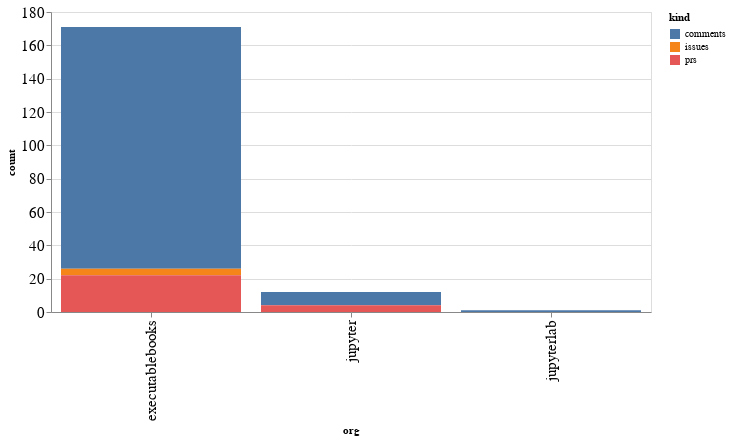

Notebook code for this chart:
### Code cell
alt.Chart(org_summaries, width=600).mark_bar().encode(
    x='org',
    y='count',
    color='kind',
    tooltip="org"
)

### Figure 1 — Vega-Lite specification as saved in the notebook (floating-point values rounded to 4 significant figures)
{"config": {"axisLeft": {"labelFontSize": 15}, "axisBottom": {"labelFontSize": 15}}, "data": {"name": "data-0158a0ed1f09951bdcebddd4de9902e4"}, "mark": "bar", "encoding": {"color": {"type": "nominal", "field": "kind"}, "tooltip": {"type": "nominal", "field": "org"}, "x": {"type": "nominal", "field": "org"}, "y": {"type": "quantitative", "field": "count"}}, "width": 600, "$schema": "https://vega.github.io/schema/vega-lite/v4.8.1.json", "datasets": {"data-0158a0ed1f09951bdcebddd4de9902e4": [{"org": "executablebooks", "kind": "comments", "count": 145}, {"org": "executablebooks", "kind": "issues", "count": 4}, {"org": "executablebooks", "kind": "prs", "count": 22}, {"org": "jupyter", "kind": "comments", "count": 8}, {"org": "jupyter", "kind": "prs", "count": 4}, {"org": "jupyterlab", "kind": "comments", "count": 1}]}}
